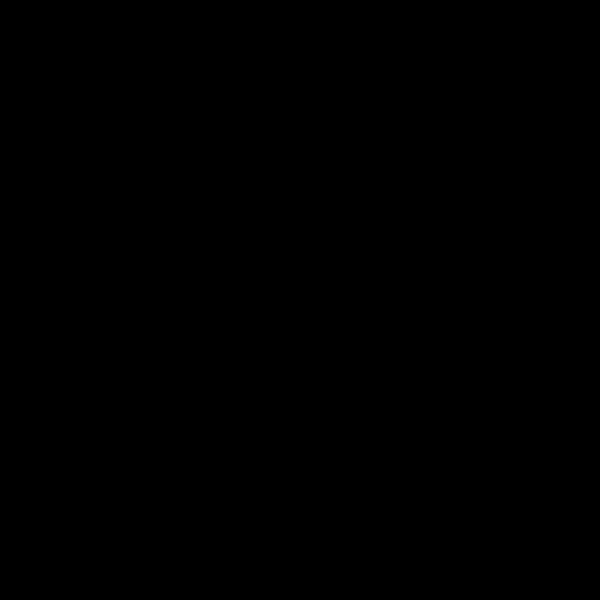
Frame 1 (no input)
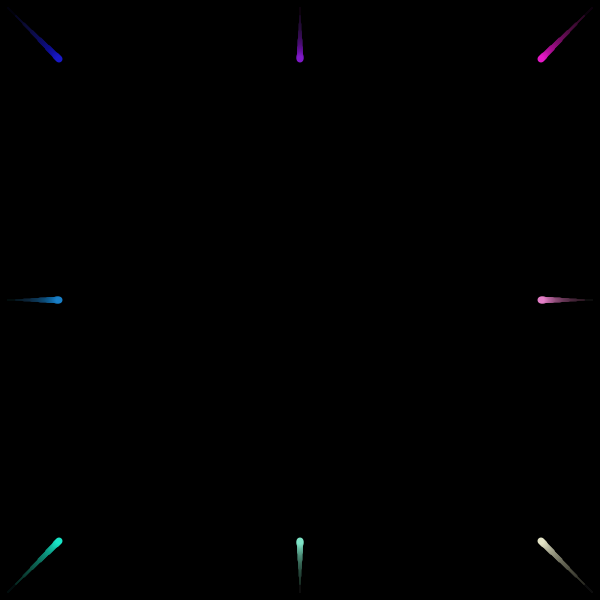
Frame 60 (the mouse pressed at the canvas centre just before this capture)
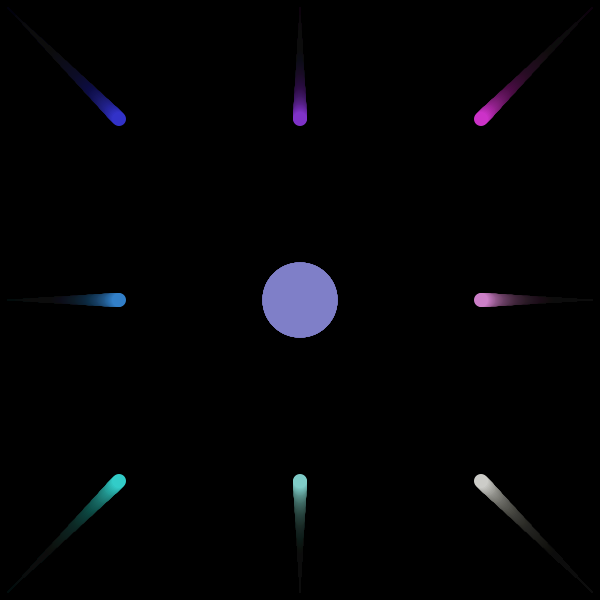
Frame 120 (the mouse held since frame 60 and released just before this capture)

The Processing sketch that drew these frames (run headless with seeded random() and noise(); from frame 60 on, the mouse is pressed at the canvas centre):

// Processing sketch: Functions_2
// ── Functions_2.pde
//Sketch 2
//this example shows the importance and convenience of code reusability provided by functions


//declare variables
int xValue,yValue;

void setup() {
  size(600, 600);
  background(0);
  
  //initialize  variables
  xValue=0;
  yValue=width/2;
}
 
void draw() {
  fill(0, 10);
  rect(0,0, width, height);
  
  //1.Simple function that draws a circle at the mouse position 
  drawCircle(mouseX, mouseY, mouseX/4);
  
  //comment out #1
  //2. Creating a pattern of circles 
  if(xValue < width/2){
    movingCircles(xValue);
    xValue++; //increasing size of circles till the center
    
  } else{
    movingCircles(yValue);
    yValue--; //decreasing size of the circles after they reach the center
    
  }
  //boundary conditions to reset the values
  if(yValue==0){
    xValue=0;
    yValue=width/2;
  }
  
}

//function to draw a circle
void drawCircle(int circleX, int circleY, int circleWidth) {
  
  //Map function re-maps range of position to that of color for x and y positions
  float r = map(circleX, 0, width, 0, 255);
  float g = map(circleY, 0, height, 0, 255);
  noStroke();
  fill(r, g, 200);
 
  //draw circle
  ellipse(circleX, circleY, circleWidth, circleWidth);
  
}

//function using the above function
void movingCircles(int x){
  
    //circles travelling from the middle of the edges
    drawCircle(x, height/2, x/8);
    drawCircle(width/2, x, x/8);
    drawCircle(width-x,height/2,x/8);
    drawCircle(width/2,height-x,x/8);
    
    //circles travelling diagonally
    drawCircle(x, x, x/8);
    drawCircle(width-x, height-x, x/8);
    drawCircle(x, width-x, x/8);
    drawCircle(height-x, x, x/8);
    
}
